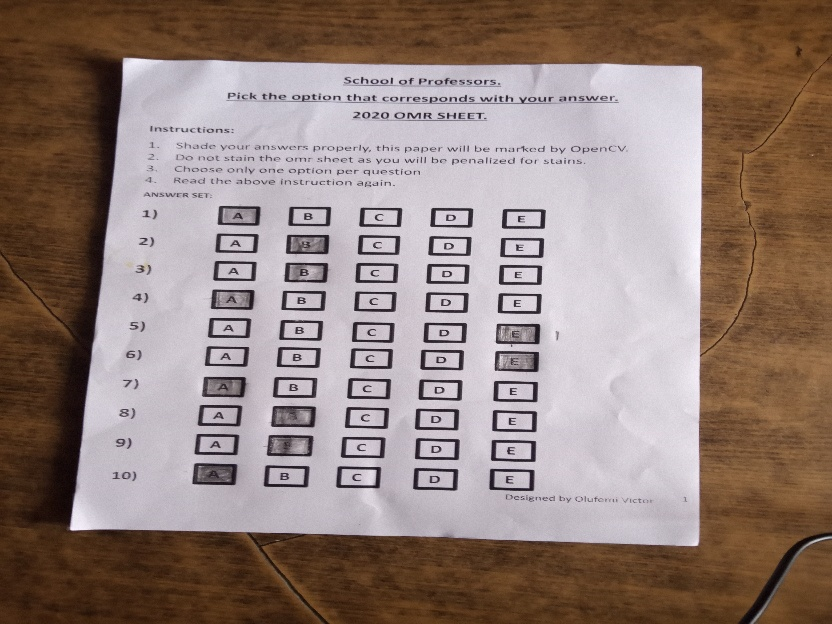
#> input picture 5) Build Multiple Choice Sheet Scorer/output1.jpg, 832 x 624 px, given in place of victor_script.JPG, which was not available
$ jupyter execute Untitled.ipynb   (text cells are left out)
#> lines starting #> are read from the running program, lines starting #| are printed output that depends on the picture; after the words box and inside, x2 and y2 are one past the last pixel; in counts of white or black regions, pixels touching at a corner belong together; pictures that were not available may be replaced by others from this repository, and a replacement may not be noted
[cell 1]
# import the necessary packages
import numpy as np
import imutils
import cv2
from imutils import contours as contour_manager

[cell 2]
# Write the expected answer key where 0 is the first question..... e.t.c
ANSWER_KEY = {0:0, 1:1, 2:1, 3:0, 4:3, 5:4, 6:4, 7:0, 8:1, 9:0}

[cell 3]
# Load the input image
image = cv2.imread("victor_script.JPG")
#> image is the input picture: shape (624, 832, 3); mean B, G, R 122.2, 128.8, 147
image  = cv2.resize(image,(416*2,312*2))
orig_image = image.copy()
# next we grayscale the image.
gray = cv2.cvtColor(image, cv2.COLOR_BGR2GRAY)
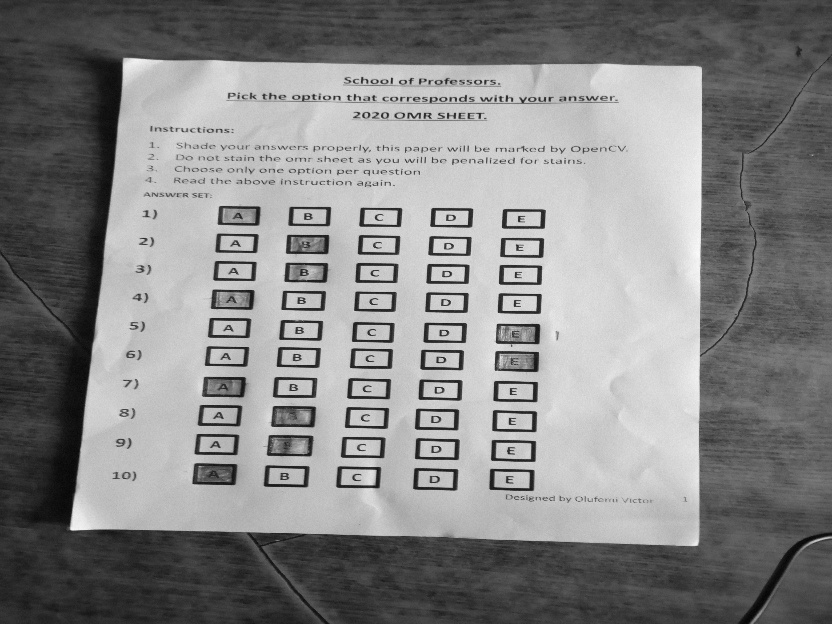
#> gray: shape (624, 832); min 1, max 252, mean 133.5
# Next step is to blur the image.
blurred = cv2.GaussianBlur(gray, (5,5), 0)
# Find edges using the canny edge detection. Make sure you blurr before finding edges.
edged = cv2.Canny(blurred, 70,200)
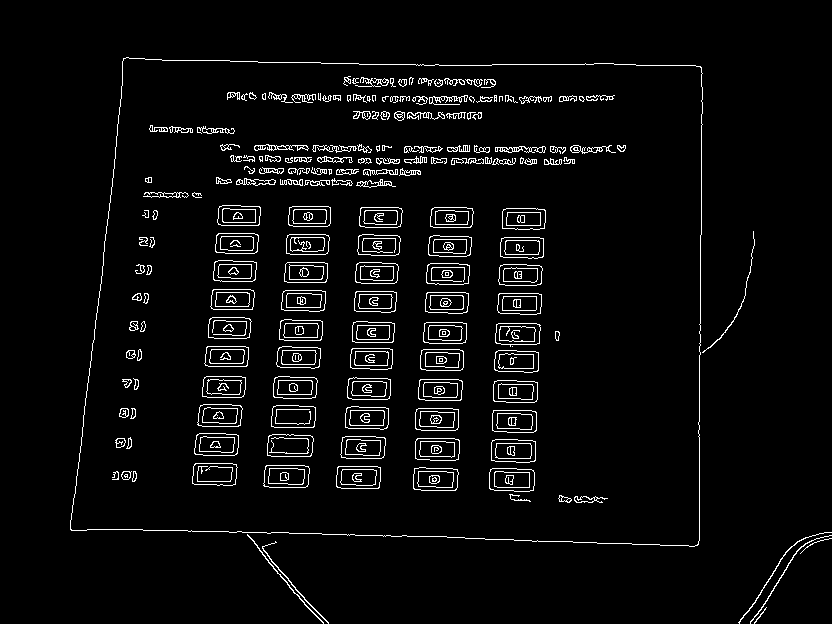
#> edged: shape (624, 832); 4.2% white in thin lines or dots, all inside (x1, y1, x2, y2) = (70, 57, 832, 624)

[cell 4]
image.shape
#> Out = (624, 832, 3)

[cell 5]
#cv2.imshow(" blurred  image", blurred)
cv2.imshow(" original image", image)
cv2.imshow(" edges of image", edged)
cv2.imshow(" gray-scale of image", gray)
cv2.imshow(" blurred gray-scale of image", blurred)
cv2.waitKey(0)

[cell 6]
# FIND CONTOURS
contours = cv2.findContours(edged.copy(), cv2.RETR_EXTERNAL, cv2.CHAIN_APPROX_SIMPLE)
#> contours = 8 contours, 2 with area under 20; largest, box (x1, y1, x2, y2) and area: (70, 57, 703, 547) 285024, (247, 534, 324, 624) 72, (262, 541, 329, 624) 67, (738, 532, 832, 624) 60, (750, 535, 832, 624) 56, (702, 231, 755, 353) 33
# grab contours with imutils
contours = imutils.grab_contours(contours)
# our major interest here is the document contour, initialize to none.
#doc_contour = None

# sort all found contours by area in decending order.
if  len(contours) > 0:
    contours = sorted(contours, key = cv2.contourArea, reverse = True)
# approximate contours and choose contour with exactly 4 sides as the edge.
for contour in contours:
    perimeter = cv2.arcLength(contour, True) # convert contour points to lines.
    approximated = cv2.approxPolyDP(contour, 0.02*perimeter, True) #Approximate these lines to shape
    if len(approximated) == 4: # if the approximated shape has 4 sides.
        doc_contour = approximated  # The document contour
        break
#> this loop made 1 pass
#> (perimeter, doc_contour) on pass 1: (2212.8, [[123, 58], [71, 530], [698, 544], [700, 66]])

[cell 7]
# draw the document edges.
cv2.drawContours(image,[doc_contour], -1, (255,0,0), 2)
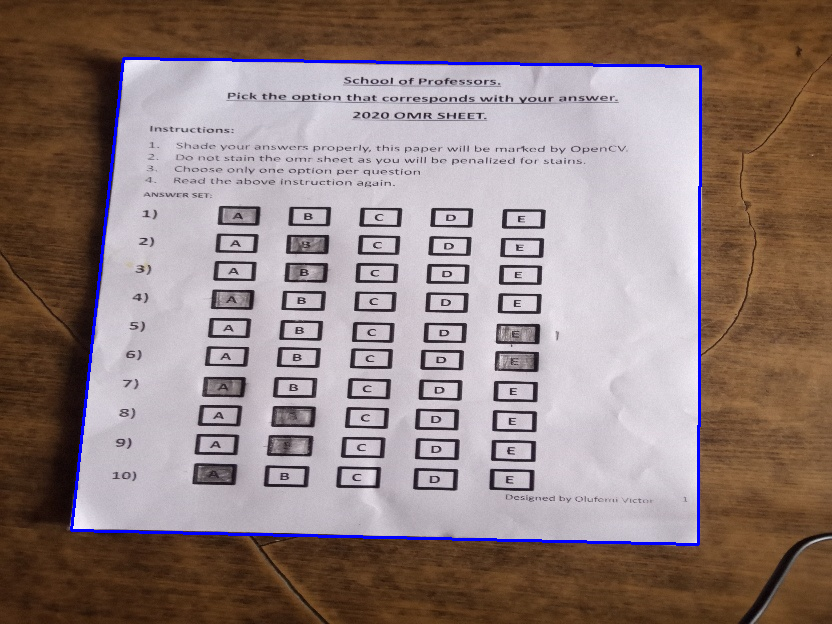
#> image: shape (624, 832, 3); 1.24% of pixels changed, all inside (x1, y1, x2, y2) = (70, 57, 702, 546)
# preview drawn contours.
cv2.imshow("found document edges",image)
cv2.imwrite("output4.jpg", image)
cv2.waitKey(0)

[cell 8]
def arrange_points(points):
    # initialize a list of co-ordinates that will be ordered
    # first entry is top-left point, second entry is top-right
    # third entry is bottom-right, forth/last point is the bottom left point.
    rectangle = np.zeros((4,2), dtype = "float32")

    # bottom left point should be the smallest sum
    # the top-right point will have the largest sum of point.
    sum_points= points.sum(axis =1)
#> sum_points = [181, 601, 1242, 766]
    rectangle[0] = points[np.argmin(sum_points)]
    rectangle[2] = points[np.argmax(sum_points)]


    #bottom right will have the smallest difference
    #top left will have the largest difference.
    diff_points = np.diff(points, axis=1)
#> diff_points = [-65, 459, -154, -634]
    rectangle[1] = points[np.argmin(diff_points)]
    rectangle[3] = points[np.argmax(diff_points)]


    # return order of co-ordinates.
    return rectangle


# set four points.
def set_four_points(image, points):
    # obtain order of points and unpack.
    rectangle = arrange_points(points)
#> rectangle = [[123, 58], [700, 66], [698, 544], [71, 530]]
    (top_left,top_right,bottom_right,bottom_left) = rectangle
#> top_left = [123, 58]; top_right = [700, 66]; bottom_right = [698, 544]; bottom_left = [71, 530]
    # let's compute width of the rectangle.
    # using formular for distance between two points
    left_height = np.sqrt(((top_left[0]-bottom_left[0])**2) + ((top_left[1]-bottom_left[1])**2))
#> left_height = 474.9
    right_height = np.sqrt(((top_right[0]-bottom_right[0])**2) + ((top_right[1]-bottom_right[1])**2))
#> right_height = 478
    top_width = np.sqrt(((top_right[0]-top_left[0])**2) + ((top_right[1]-top_left[1])**2))
#> top_width = 577.1
    bottom_width = np.sqrt(((bottom_right[0]-bottom_left[0])**2) + ((bottom_right[1]-bottom_left[1])**2))
#> bottom_width = 627.2

    maxheight = max(int(left_height), int(right_height))
#> maxheight = 478
    maxwidth  = max(int(top_width), int(bottom_width))
#> maxwidth = 627

    destination = np.array([
        [0,0],
        [maxwidth -1,0],
        [maxwidth -1, maxheight-1],
        [0, maxheight - 1]], dtype = "float32")
#> destination = [[0, 0], [626, 0], [626, 477], [0, 477]]


    matrix = cv2.getPerspectiveTransform(rectangle, destination)
#> matrix = [[1.11, 0.122, -143.4], [-0.0154, 1.11, -62.52], [1.55e-05, 0.000188, 1]]
    warped = cv2.warpPerspective(image, matrix, (maxwidth,maxheight))

    return warped

[cell 9]
# get the scanned image of the answer sheet.
paper = set_four_points(orig_image, doc_contour.reshape(4,2))
# get the scanned image of the gray scale which is very much ideal for finding contours.
warped = set_four_points(gray, doc_contour.reshape(4,2))

[cell 10]
cv2.imshow("paper_scanned", paper)
cv2.imshow("image", warped)
cv2.waitKey(0)

[cell 11]
# get the black and white scan to the threshold.
thresh = cv2.threshold(warped, 0, 255, cv2.THRESH_BINARY_INV | cv2.THRESH_OTSU)[1]
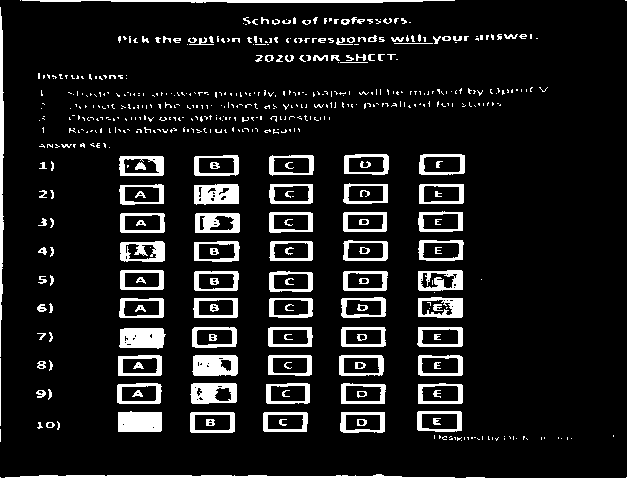
#> thresh: shape (478, 627); 10.6% white; 562 white regions (400 under 20 px)

[cell 12]
cv2.imshow("paper_scanned", warped)
cv2.imshow("image", thresh)
cv2.waitKey(0)

[cell 13]
#find contours in the thresholded image
contours = cv2.findContours(thresh.copy(),cv2.RETR_EXTERNAL,cv2.CHAIN_APPROX_SIMPLE)
#> contours = 513 contours, 443 with area under 20; largest, box (x1, y1, x2, y2) and area: (190, 412, 235, 433) 877, (419, 154, 465, 175) 872, (190, 383, 237, 404) 870, (192, 355, 238, 376) 865, (339, 355, 384, 376) 859
# grab the contours
contours = imutils.grab_contours(contours)
# initialize a list to secure the contours of the options
question_contours = []

#loop through the contours to specifically select the options part alone.
for contour in contours:
    # get x,y, positions and width and height of box.
    (x,y,w,h)  = cv2.boundingRect(contour)
    # print(x,y,w,h) # if you like to see.
    ar = w/float(h) # grab your true aspect ratio of box.

    if w>11 and h>11 and ar>1.5:
        question_contours.append(contour)
#> this loop made 513 passes
#> (x, y, w, h, ar) on passes 1, 3, 4: (626, 477, 1, 1, 1), (0, 477, 1, 1, 1), (5, 474, 450, 4, 112.5)
#> after the loop, question_contours = 50 contours; largest, box (x1, y1, x2, y2) and area: (190, 412, 235, 433) 877, (419, 154, 465, 175) 872, (190, 383, 237, 404) 870, (192, 355, 238, 376) 865, (339, 355, 384, 376) 859

[cell 14]
sample = paper.copy() # get a copy of the paper script to avoid tampering
cv2.drawContours(sample,question_contours,-1,(225,0,0),2)
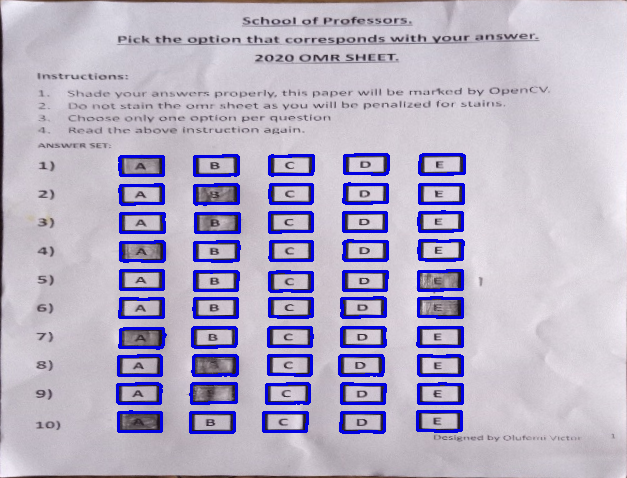
#> sample: shape (478, 627, 3); mean B, G, R 198.9, 176.6, 183.1
# draw all found contours to check if your proposed constraints are very rigid and strict.
# show the image.
cv2.imshow("all options", sample)
cv2.waitKey(0)
cv2.imwrite("output8.jpg", sample)
#> Out = True

[cell 15]
# arrange contours as top-to-bottom.
question_contours = contour_manager.sort_contours(question_contours, method = "top-to-bottom")[0]

[cell 16]
fast_sample=paper.copy()
correct = 0 # initialize score to zero
for (question, index) in enumerate(np.arange(0,len(question_contours),5)): # 5 options so 5 contours for each line
    contours = contour_manager.sort_contours(question_contours[index:(index + 5)])[0] #picking the 5 contours.
    #print(contours)

    shaded = None # initialize shaded option to zero
    cv2.drawContours(fast_sample,contours,-1,(0,225,0),2)
    cv2.imshow("all options", fast_sample)
    cv2.imwrite("output{}.jpg".format(index+100), fast_sample)
    cv2.waitKey(0)
    # for each option in the first 5 contours.
    for (option_position, contour) in enumerate(contours):
        mask = np.zeros(thresh.shape, dtype = "uint8") # give us a mask exactly the size of the answer sheet.
        cv2.drawContours(mask, [contour], -1, (225,225,225), -1) #draw a white box around the option.
        mask = cv2.bitwise_and(thresh, thresh, mask = mask)# mask whole script except option
        total = cv2.countNonZero(mask)# how white is the option?.
        if shaded is None or total > shaded[0]: #most white = most shaded.
            shaded = (total,option_position) #save shaded position
    color  = (0,0,225) #marking ink is red unless:
    correct_option = ANSWER_KEY[question] # extract correct option from answers key.
    if correct_option == shaded[1]: # use green ink if correct answer == shaded option
        color = (0,225,0)
        correct = correct+1 # increase score by 1
    cv2.drawContours(paper, [contours[correct_option]], -1, color, 3) # draw contours for this question.
#> this loop made 10 passes
#> (index, color, correct_option) on passes 1 to 10: (0, (0, 225, 0), 0), (5, (0, 225, 0), 1), (10, (0, 225, 0), 1), (15, (0, 225, 0), 0), (20, (0, 0, 225), 3), (25, (0, 225, 0), 4), (30, (0, 0, 225), 4), (35, (0, 0, 225), 0), (40, (0, 225, 0), 1), (45, (0, 225, 0), 0)
#> pass 1, `cv2.imshow("all options", fast_sample)`:
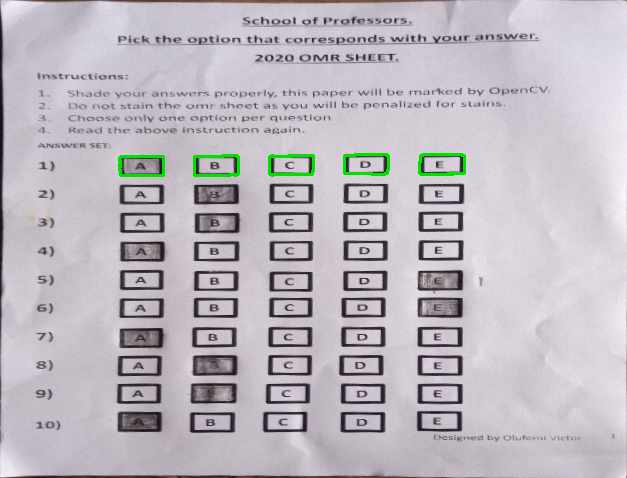
#> window 'all options': shape (478, 627, 3); mean B, G, R 191, 183.8, 189.4
#> after the loop:
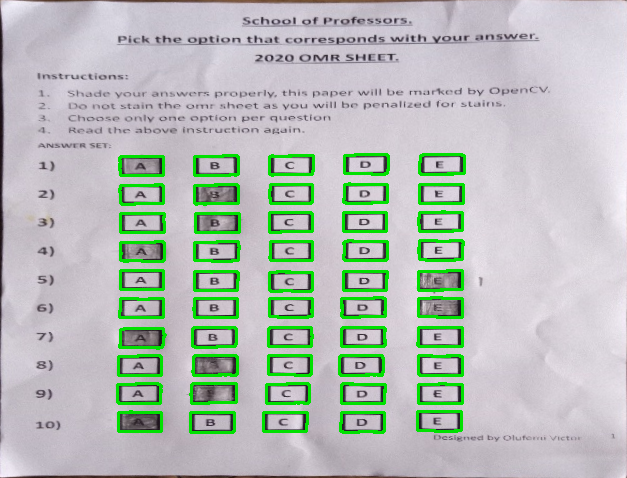
#> fast_sample: shape (478, 627, 3); mean B, G, R 184.7, 190.7, 183.1
#> after the loop:
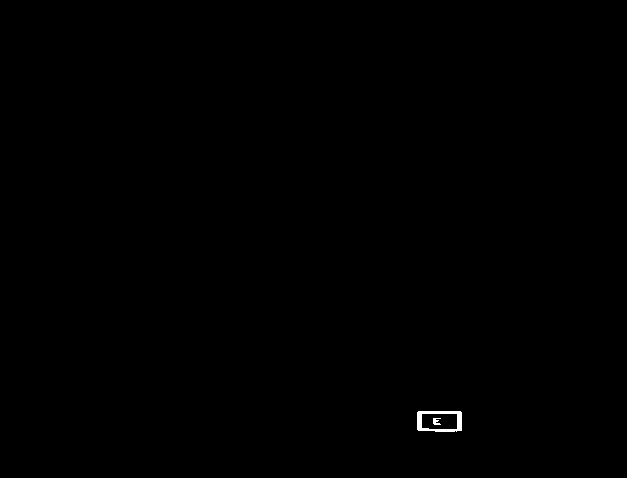
#> mask: shape (478, 627); 0.15% white; 2 white regions, box (x1, y1, x2, y2) and area: (417, 411, 462, 432) 400, (433, 418, 441, 425) 39
#> after the loop:
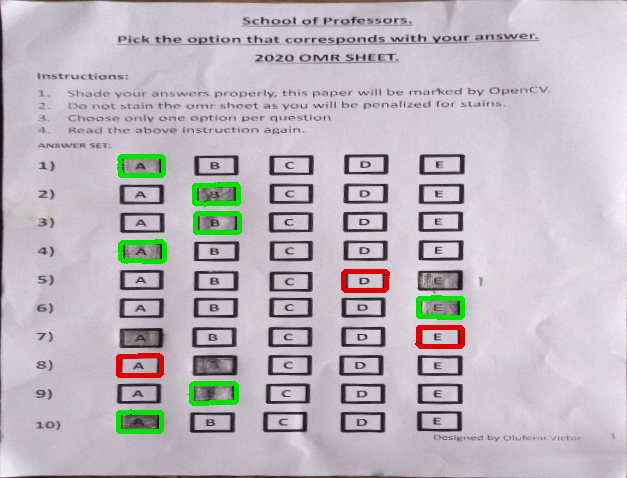
#> paper: shape (478, 627, 3); mean B, G, R 189.3, 184, 189
#> after the loop, correct = 7
text = " score is {}%".format(correct*10) # collate remark after marking
#> text = ' score is 70%'
script = paper.copy()# dont spoil the original paper with remarks use a copy
cv2.putText(script, text, (100,70), cv2.FONT_HERSHEY_SCRIPT_SIMPLEX, 0.9, (0,0,0), 2) # wtite remark
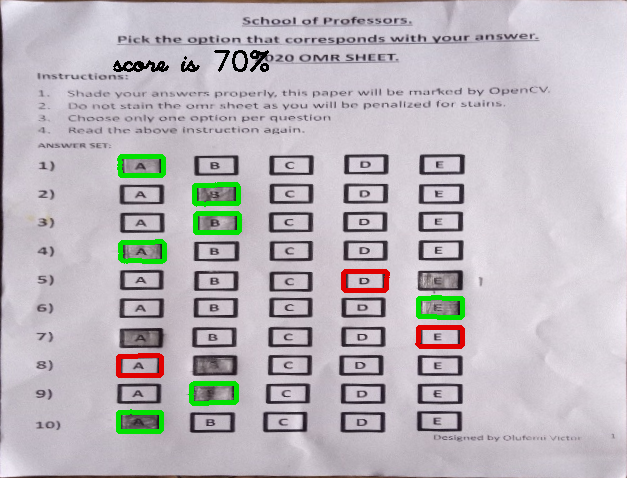
#> script: shape (478, 627, 3); 0.33% of pixels changed, all inside (x1, y1, x2, y2) = (113, 50, 269, 72)
cv2.imshow("stuff", script)# show the whole stuff
cv2.waitKey(0)
cv2.imwrite("output_finale.jpg", script)
#> Out = True

$ run again, on 5) Build Multiple Choice Sheet Scorer/output115.jpg
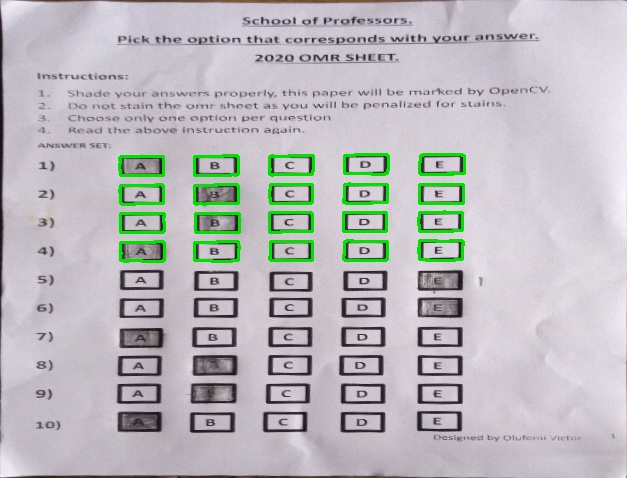
#> input picture 5) Build Multiple Choice Sheet Scorer/output115.jpg, 627 x 478 px, given in place of victor_script.JPG, which was not available
#> image is the input picture: shape (478, 627, 3); mean B, G, R 189, 186.1, 187.3
#> `edged = cv2.Canny(blurred, 70,200)`:
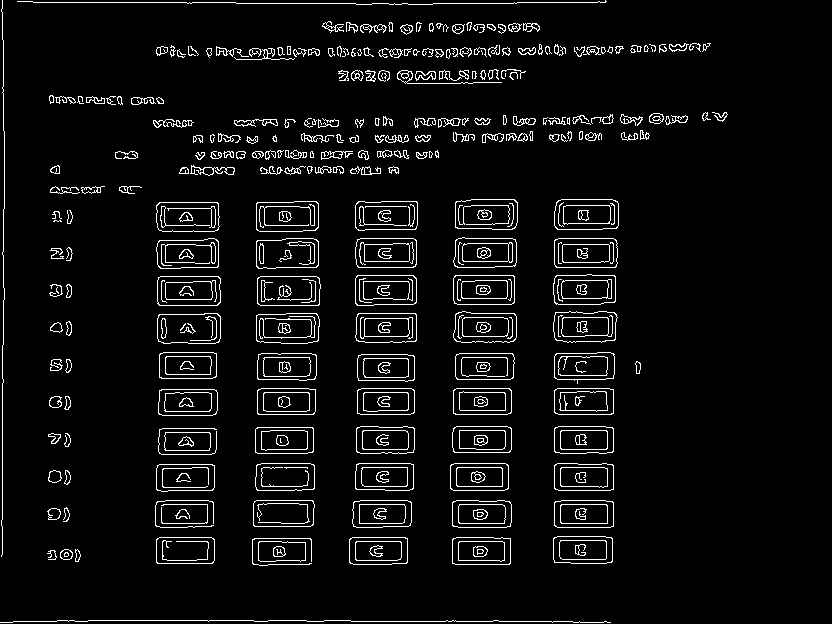
#> edged: shape (624, 832); 5.5% white in thin lines or dots, all inside (x1, y1, x2, y2) = (0, 0, 728, 623)
#> `contours = cv2.findContours(edged.copy(), cv2.RETR_EXTERNAL, cv2.CHAIN..`: contours = 256 contours, 89 with area under 20; largest, box (x1, y1, x2, y2) and area: (554, 199, 619, 230) 1862, (157, 276, 221, 306) 1806, (554, 238, 618, 268) 1802, (157, 313, 221, 344) 1798, (256, 201, 319, 232) 1797
#> the loop `for contour in contours:` made 1 pass
#> (perimeter, doc_contour) on pass 1: (179.8, [[556, 202], [557, 229], [618, 225], [615, 200]])
#> sum_points = [758, 786, 843, 815]
#> diff_points = [-354, -328, -393, -415]
#> rectangle = [[556, 202], [615, 200], [618, 225], [557, 229]]
#> top_left = [556, 202]; top_right = [615, 200]; bottom_right = [618, 225]; bottom_left = [557, 229]
#> left_height = 27.02
#> right_height = 25.18
#> top_width = 59.03
#> bottom_width = 61.13
#> maxheight = 27
#> maxwidth = 61
#> destination = [[0, 0], [60, 0], [60, 26], [0, 26]]
#> matrix = [[0.71, -0.0263, -389.3], [0.0254, 0.749, -165.5], [-0.000842, 0.00108, 1]]
#> warped: shape (27, 61)
#> thresh: shape (27, 61); 51.9% white; 5 black regions (4 under 20 px)
#> `contours = cv2.findContours(thresh.copy(),cv2.RETR_EXTERNAL,cv2.CHAIN_..`: contours = 1 contour; box (x1, y1, x2, y2) and area: (0, 0, 61, 27) 1553
#> the loop `for contour in contours:` made 1 pass
#> (x, y, w, h, ar) on pass 1: (0, 0, 61, 27, 2.26)
#> after the loop `for contour in contours:`: question_contours has the same summary as contours
#> `cv2.imwrite("output8.jpg", sample)`: Out = True
#> the loop `for (question, index) in enumerate(np.arange(0,len(question_contours),..` made 1 pass
#> (question, index, color, correct_option, correct) on pass 1: (0, 0, (0, 225, 0), 0, 1)
#> after the loop `for (question, index) in enumerate(np.arange(0,len(question_contours),..`:
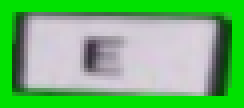
#> paper: shape (27, 61, 3) (shown 4 times larger); mean B, G, R 115.8, 186.8, 113.8
#> after the loop `for (question, index) in enumerate(np.arange(0,len(question_contours),..`: correct = 1
#> text = ' score is 10%'
#> `cv2.imwrite("output_finale.jpg", script)`: Out = True
